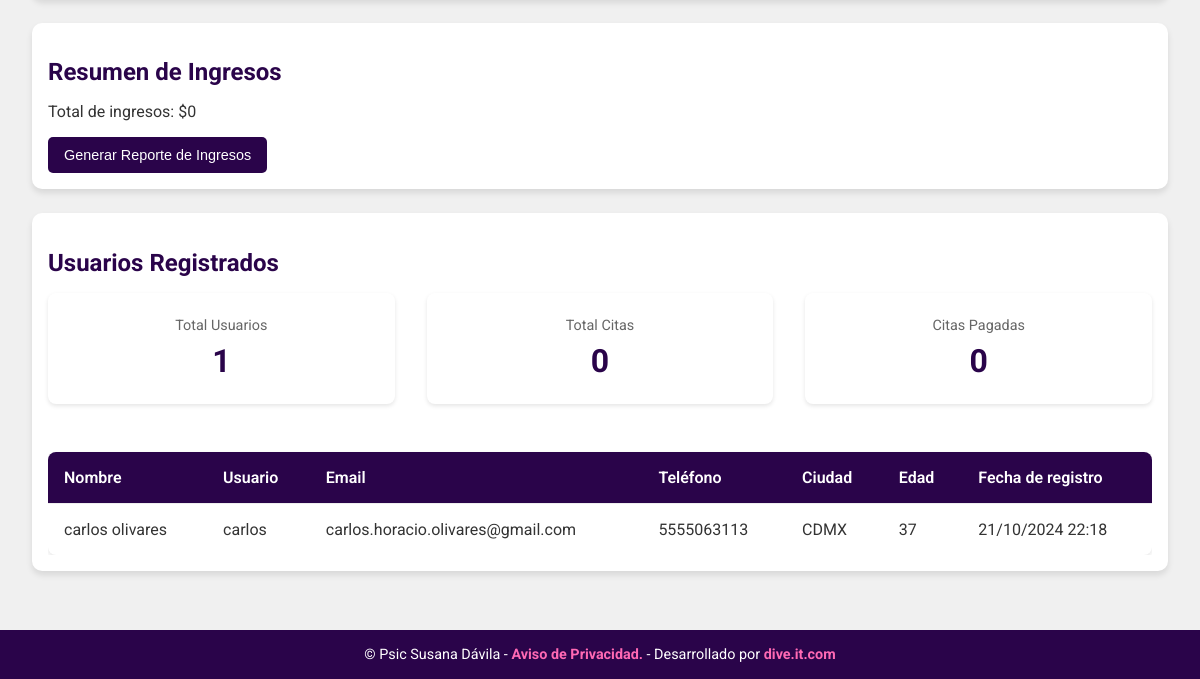
The page /admin-panel/ (signed in, lower part) on the database as committed earlier.
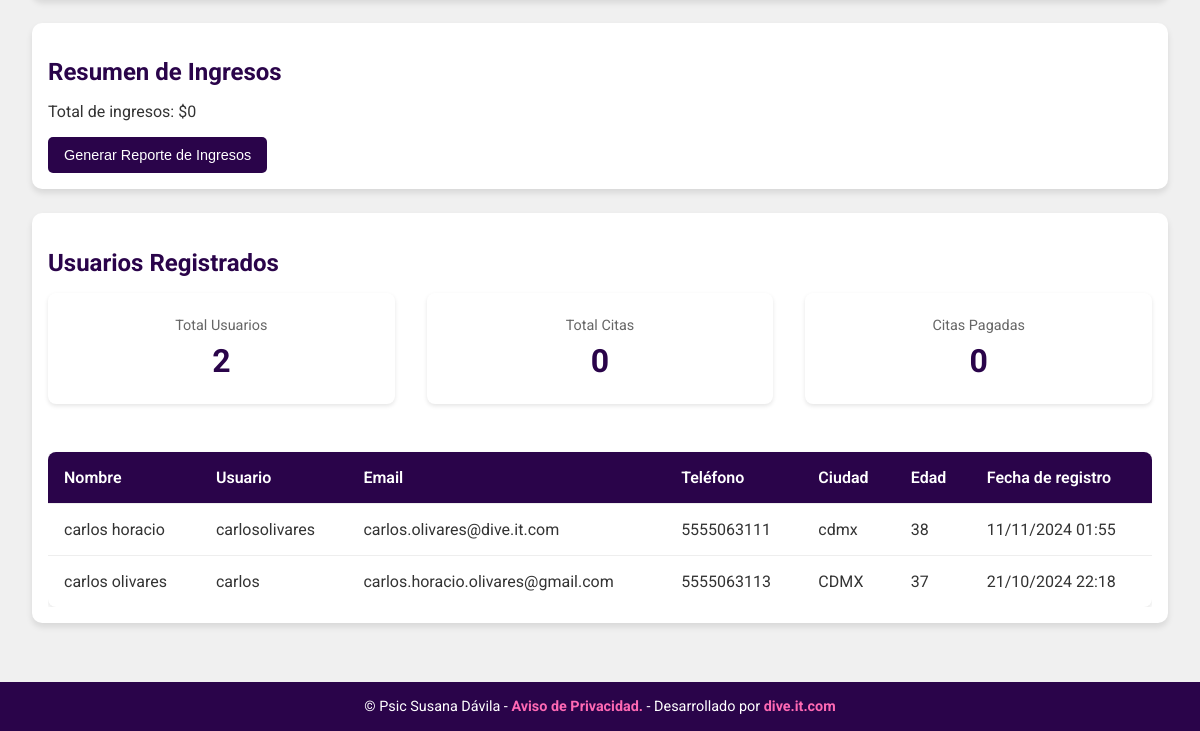
The same page on the database as committed later.
### website/models.py (models this page shows, shortened)
class CustomUser(AbstractUser):
    name = models.CharField(max_length=100, blank=True)
    phone = models.CharField(max_length=10, blank=True)
    age = models.PositiveIntegerField(null=True, blank=True)
    location = models.CharField(max_length=100, blank=True)

### website/views.py (the view)
# urls.py: path('admin-panel/', views.admin_panel, name='admin_panel'),
@login_required
@user_passes_test(is_staff_or_superuser)
def admin_panel(request):
    availabilities = Availability.objects.filter(
        date__gte=timezone.now().date()
    ).order_by('date', 'start_time')
    appointments = Appointment.objects.filter(
        availability__date__gte=timezone.now().date()
    ).order_by('availability__date', 'availability__start_time')
    registered_users = CustomUser.objects.filter(
        is_staff=False,
        is_superuser=False
    ).order_by('-date_joined')
    total_users = registered_users.count()
    total_appointments = appointments.count()
    paid_appointments = appointments.filter(is_paid=True).count()
    context = {
        'availabilities': availabilities,
        'appointments': appointments,
        'registered_users': registered_users,
        'total_users': total_users,
        'total_appointments': total_appointments,
        'paid_appointments': paid_appointments,
    }
    return render(request, 'panel.html', context)

### website/views.py (called while the page is built)
def is_staff_or_superuser(user):
    return user.is_staff or user.is_superuser

### website/templates/panel.html (shortened to what this page needs)
{% extends "base.html" %}
{% load static %}
{% block extra_css %}
<link rel="stylesheet" href="{% static 'css/panel.css' %}">
<link rel="stylesheet" href="https://cdn.jsdelivr.net/npm/flatpickr/dist/flatpickr.min.css">
{% endblock %}
{% block content %}
<div class="admin-panel">
    <div class="panel-section">
        <h2>Resumen de Ingresos</h2>
        <div class="earnings-summary">
            <p>Total de ingresos: $<span id="totalEarnings">0</span></p>
            <button id="generateReport" class="btn-primary">Generar Reporte de Ingresos</button>
        </div>
    </div>
    <div class="panel-section">
        <h2>Usuarios Registrados</h2>
        <div class="stats-summary">
            <div class="stat-card">
                <span class="stat-title">Total Usuarios</span>
                <span class="stat-value">{{ total_users }}</span>
            </div>
            <div class="stat-card">
                <span class="stat-title">Total Citas</span>
                <span class="stat-value">{{ total_appointments }}</span>
            </div>
            <div class="stat-card">
                <span class="stat-title">Citas Pagadas</span>
                <span class="stat-value">{{ paid_appointments }}</span>
            </div>
        </div>
        <div class="registered-users-list">
            <table class="users-table">
                <thead>
                    <tr>
                        <th>Nombre</th>
                        <th>Usuario</th>
                        <th>Email</th>
                        <th>Teléfono</th>
                        <th>Ciudad</th>
                        <th>Edad</th>
                        <th>Fecha de registro</th>
                    </tr>
                </thead>
                <tbody>
                    {% for user in registered_users %}
                    <tr>
                        <td>{{ user.name|default:"No proporcionado" }}</td>
                        <td>{{ user.username }}</td>
                        <td>{{ user.email }}</td>
                        <td>{{ user.phone|default:"No proporcionado" }}</td>
                        <td>{{ user.location|default:"No proporcionada" }}</td>
                        <td>{{ user.age|default:"No proporcionada" }}</td>
                        <td>{{ user.date_joined|date:"d/m/Y H:i" }}</td>
                    </tr>
                    {% empty %}
                    <tr>
                        <td colspan="7" class="text-center">No hay usuarios registrados aún.</td>
                    </tr>
                    {% endfor %}
                </tbody>
            </table>
        </div>
    </div>
</div>
{% endblock %}

### website/templates/base.html (shortened to what this page needs)
<!DOCTYPE html>
<html lang="en">
<head>
    {% load static %}
    <link rel="stylesheet" href="{% static 'css/base.css' %}">
    {% block extra_css %}{% endblock %}
</head>
<body>
    <div class="container" role="main">
        {% block content %}
        {% endblock %}
    </div>
    <footer>
        <div class="footer-content">
            © Psic Susana Dávila - <a class='aviso-priv-link' href={% url 'aviso-priv' %}> Aviso de Privacidad.</a> - Desarrollado por <a class='dive-link' href='http://www.dive.it.com'> dive.it.com</a>
        </div>
    </footer>
</body>
</html>

### website/static/css/base.css (style rules this page uses)
:root { --primary-color: #2A044A; --secondary-color: #FF69B4; --text-color: #333333; --background-color: #D3D3D3; --section-bg-color: #F5F5F5; --accent-color: #9A0372; }
body { font-family: 'Roboto', sans-serif; background-color: var(--background-color); margin: 0; padding: 0; color: var(--text-color); }
.container { width: 100%; max-width: 1200px; margin: 0 auto; padding: 0 15px; box-sizing: border-box; }
.footer-content { text-align: center; color: var(--section-bg-color); padding: 1rem 0; background-color: var(--primary-color); font-size: 0.9rem; }
.dive-link { color: var(--secondary-color); text-decoration: none; font-weight: bold; transition: color 0.3s ease; }
.container[role="main"] { margin-top: 70px; padding: 0.2rem 0; }
@media (max-width: 1200px) { .container { padding: 0 10px; } }
.aviso-priv-link { color: var(--secondary-color); text-decoration: none; font-weight: bold; transition: color 0.3s ease; }

### website/static/css/panel.css (style rules this page uses)
:root { --primary-color: #2A044A; --secondary-color: #FF69B4; --text-color: #333333; --background-color: #F0F0F0; --section-bg-color: #FFFFFF; --accent-color: #9A0372; --error-color: #D32F2F; --success-color: #388E3C; }
.admin-panel { max-width: 1200px; margin: 0 auto; padding: 2rem; padding-top: 0.2rem; }
h1, h2, h3 { color: var(--primary-color); }
h2 { font-size: 1.5rem; margin-bottom: 1rem; }
.panel-section { background-color: var(--section-bg-color); border-radius: 10px; box-shadow: 0 4px 6px rgba(0, 0, 0, 0.1); padding: 1rem; margin-bottom: 1.5rem; }
.btn-primary, .btn-secondary { display: inline-block; padding: 0.6rem 1rem; border: none; border-radius: 5px; font-size: 0.9rem; cursor: pointer; transition: background-color 0.3s ease; text-align: center; }
.btn-primary { background-color: var(--primary-color); color: white; }
@media screen and (min-width: 768px) { .admin-panel { padding: 2rem; } }
.stats-summary { display: flex; gap: 2rem; margin-bottom: 2rem; }
.stat-card { background-color: white; padding: 1.5rem; border-radius: 8px; box-shadow: 0 2px 4px rgba(0, 0, 0, 0.1); flex: 1; display: flex; flex-direction: column; align-items: center; }
.stat-title { font-size: 0.9rem; color: #666; margin-bottom: 0.5rem; }
.stat-value { font-size: 2rem; font-weight: bold; color: var(--primary-color); }
.users-table { width: 100%; border-collapse: collapse; margin-top: 1rem; background-color: white; border-radius: 8px; overflow: hidden; box-shadow: 0 2px 4px rgba(0, 0, 0, 0.1); }
.users-table th, .users-table td { padding: 1rem; text-align: left; border-bottom: 1px solid #eee; }
.users-table th { background-color: var(--primary-color); color: white; font-weight: 600; white-space: nowrap; }
.users-table tr:last-child td { border-bottom: none; }
.registered-users-list { overflow-x: auto; margin-top: 1rem; }

Rows that differ between the two databases and show on the page:
added CustomUser: name "carlos horacio", username "carlosolivares", email "carlos.olivares@dive.it.com", phone "5555063111", location "cdmx", age "38", date_joined "11/11/2024 01:55"
Other text that changed with them:
{{ total_users }}: "1" → "2"
